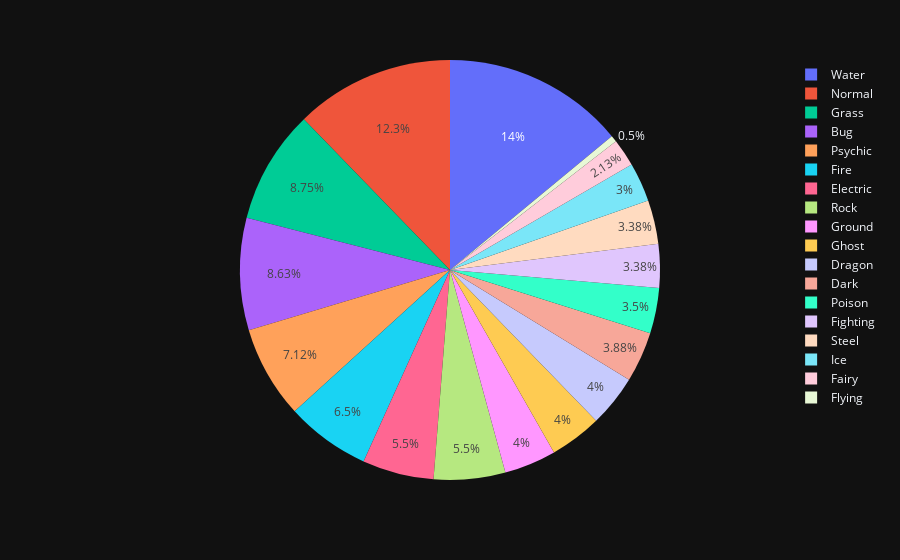

The code cell stored with this chart in its notebook:
### Code cell
px.pie(pk,'Type 1',template='plotly_dark', )

### Figure 1 — Plotly figure (JSON) as saved in the notebook; plotly's stock layout.template omitted (floating-point values rounded to 4 significant figures; data arrays with more than 128 entries replaced by an {"elided": "..."} marker saying what was removed)
{"data": [{"domain": {"x": [0, 1], "y": [0, 1]}, "hovertemplate": "Type 1=%{label}<extra></extra>", "labels": {"elided": "800 str values"}, "legendgroup": "", "name": "", "showlegend": true, "type": "pie"}], "layout": {"legend": {"tracegroupgap": 0}, "margin": {"t": 60}}}
